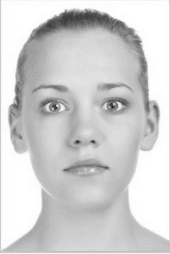
#> input picture Tarea2/cara_02_grisesMF.png, 170 x 254 px
$ python Fourier.py
#> lines starting #> are read from the running program, lines starting #| are printed output that depends on the picture
#paquetes
import numpy as np
import matplotlib.pylab as plt
from scipy.fftpack import fft, fftfreq, fft2, ifft2
from matplotlib.colors import LogNorm

#almacenar las dos imagenes
imagen1= plt.imread("cara_02_grisesMF.png")
#> imagen1 is the input picture: shape (254, 170) float32; min 0.125, max 1, mean 0.816
imagen2= plt.imread("cara_03_grisesMF.png")
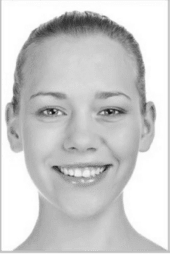
#> input picture Tarea2/cara_03_grisesMF.png, 170 x 254 px
#> imagen2 is the input picture: shape (254, 170) float32; min 0.0784, max 1, mean 0.803
#transformada
trans2d = fft2(imagen1)
trans2d2= fft2(imagen2)
#muestra
#Haga un filtro

plt.figure()
plt.imshow(abs(trans2d),norm=LogNorm(vmin=5))
plt.title("transformada de fourier")
plt.colorbar()
plt.savefig("FFT2D.png")
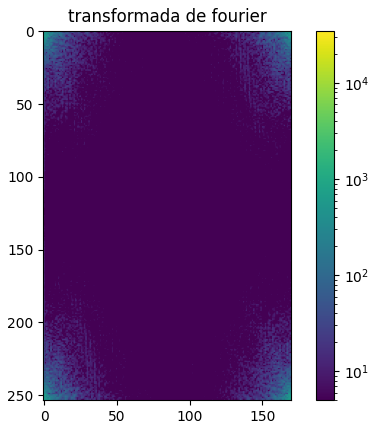
#> figure drawn by matplotlib, 2 panels
#frecuencias
frecimagen=np.fft.fftshift(imagen1)
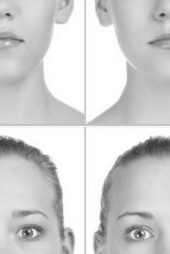
#> frecimagen: shape (254, 170) float32; min 0.125, max 1, mean 0.816
frecimagen2=np.fft.fftshift(imagen2)
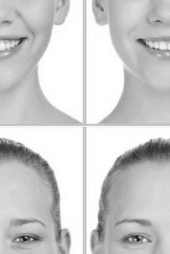
#> frecimagen2: shape (254, 170) float32; min 0.0784, max 1, mean 0.803

#Inversa para poder graficar
invtrans= ifft2(trans2d)
invtrans2= ifft2(trans2d2)
plt.figure()
plt.imshow(abs(invtrans),norm=LogNorm())
plt.imshow(abs(invtrans2),norm=LogNorm())
plt.xlabel("frecuencias")
plt.ylabel("Inversa")
plt.title("Imagen mejorada")
plt.savefig("ImFiltrada.png")
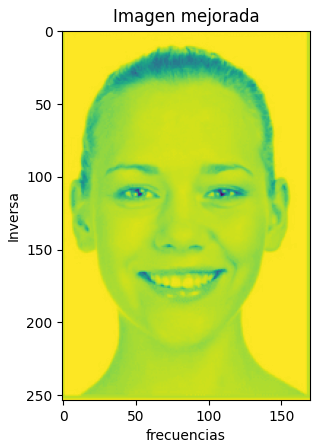
#> figure drawn by matplotlib, 1 panel
